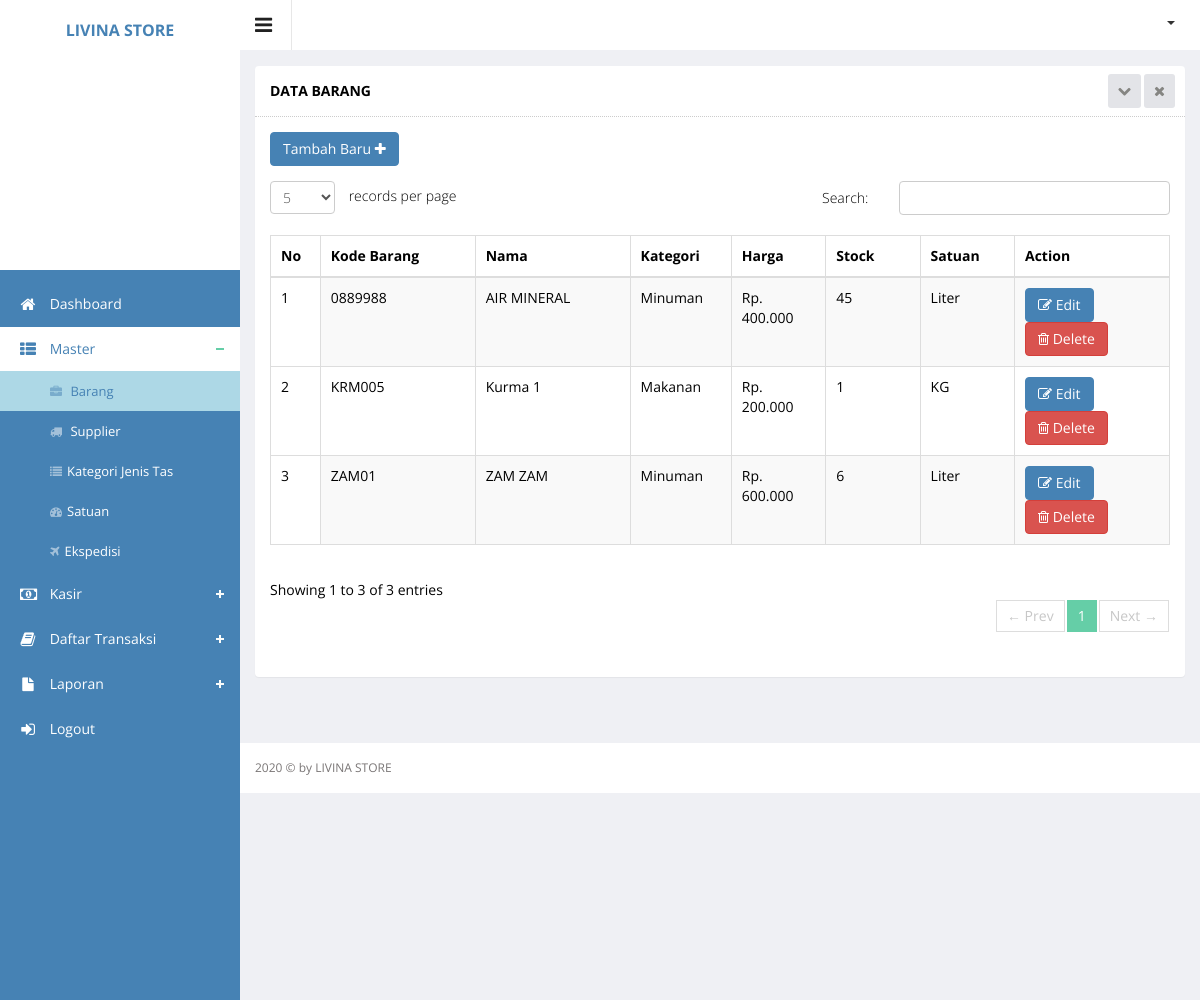
Page /index.php?hal=master/barang/list (signed in) on the earlier database version.
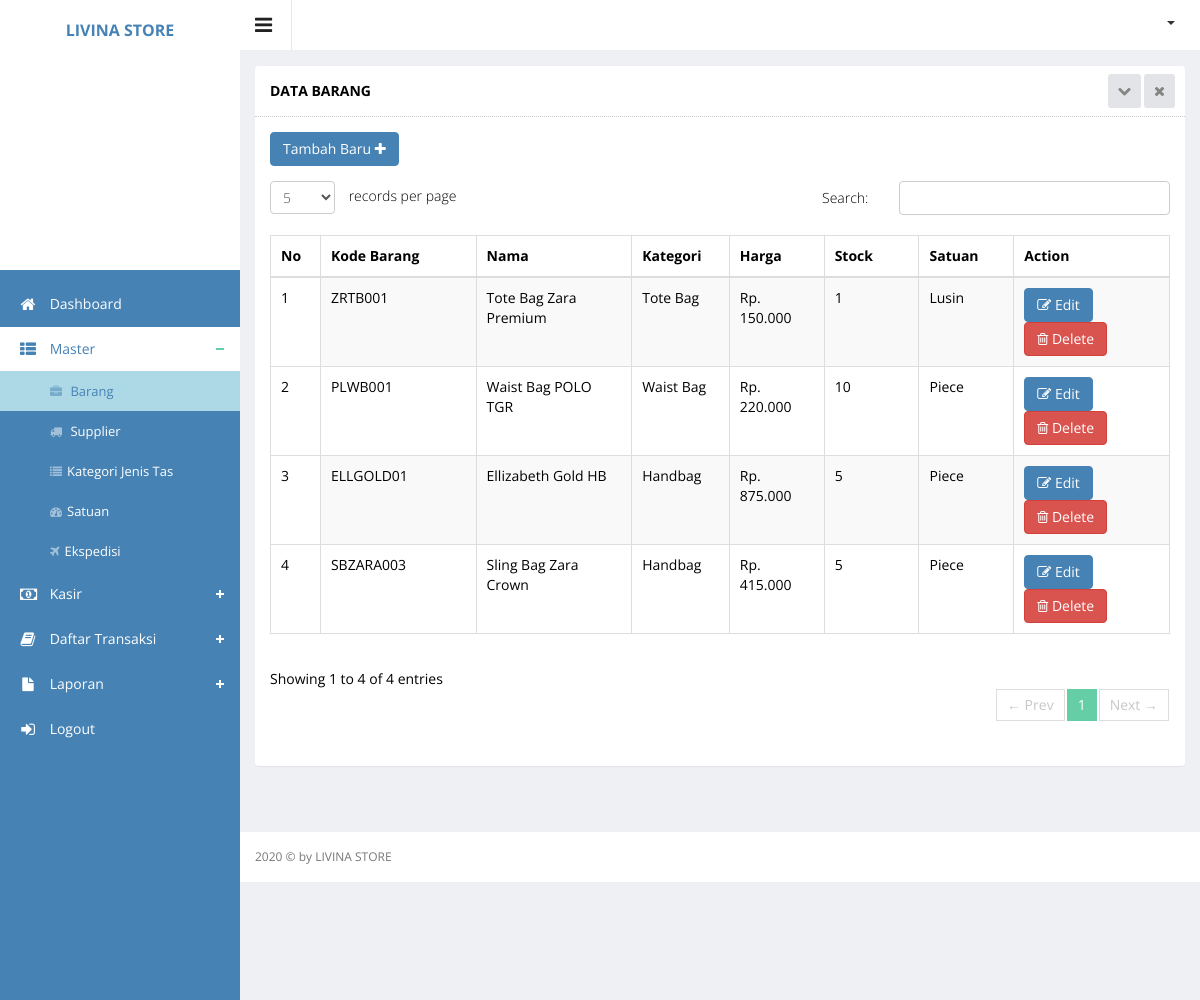
Same page on the later database version.
### tables this page shows
CREATE TABLE `barang` (
  `id` int(11) NOT NULL,
  `kdbrg` varchar(50) NOT NULL,
  `nmbrg` varchar(100) NOT NULL,
  `harga` int(11) NOT NULL,
  `stock` int(11) NOT NULL,
  `tanggal` datetime NOT NULL,
  `category_id` int(11) NOT NULL,
  `id_satuan` int(11) NOT NULL,
  `total_terjual` varchar(50) NOT NULL,
  `id_supplier` int(11) NOT NULL
);

CREATE TABLE `category` (
  `category_id` int(11) NOT NULL,
  `category_name` varchar(250) DEFAULT NULL,
  `category_status` enum('Y','N') DEFAULT NULL
);

CREATE TABLE `satuan` (
  `id_satuan` int(5) NOT NULL,
  `nmsatuan` varchar(50) NOT NULL
);

### function.php (called while the page is built)
<?php
function url($hal){
		$url = explode('/',$hal);
		return $url;
}
?>

### master/barang/list.php (the view, shortened to what this page needs)
<div class="wrapper">
    <div class="row">
        <div class="col-sm-12">
            <section class="panel">
                <header class="panel-heading">
                    Data Barang
                    <span class="tools pull-right">
                        <a href="javascript:;" class="fa fa-chevron-down"></a>
                        <a href="javascript:;" class="fa fa-times"></a>
                     </span>
                </header>
                <div class="panel-body">
                    <div class="adv-table editable-table ">
                        <div class="clearfix">
                            <div class="btn-group">
                                <a href="?hal=master/barang/add">
                                    <button data-toggle="modal" class="btn btn-primary">
                                        Tambah Baru <i class="fa fa-plus"></i>
                                    </button>
                                </a>
                            </div>
                        </div>
                        <table class="table table-striped table-hover table-bordered" id="editable-sample">
                            <thead>
                            <tr>
                                <th width="5%">No</th>
                                <th width="15%">Kode Barang</th>
                                <th width="15%">Nama</th>
                                <th width="10%">Kategori</th>
                                <th width="10%">Harga</th>
                                <th width="10%">Stock</th>
                                <th width="10%">Satuan</th>
                                <th width="15%">Action</th>
                            </tr>
                            </thead>
                            <tbody>
                            <?php
                            $no = 1;
                            $queryProduct = $connect->query("SELECT barang.id, barang.kdbrg, barang.nmbrg, barang.harga, barang.stock, category.category_id, category.category_name, satuan.id_satuan, satuan.nmsatuan
                             FROM barang
                             JOIN category ON barang.category_id = category.category_id
                             JOIN satuan ON barang.id_satuan = satuan.id_satuan
                             ORDER BY id DESC
                             ");
                            while ($rowProduct = mysqli_fetch_array($queryProduct)) {
                                ?>
                                 <tr class="">
                                 	<td><?php echo $no++ ?></td>
                                    <td><?php echo $rowProduct['kdbrg'] ?></td>
                                    <td><?php echo $rowProduct['nmbrg'] ?></td>
                                    <td><?php echo $rowProduct['category_name'] ?></td>
                                    <td>Rp. <?php echo number_format($rowProduct['harga'], 0, ',', '.'); ?></td>
                                    <td><?php echo $rowProduct['stock'] ?></td>
                                    <td><?php echo $rowProduct['nmsatuan'] ?></td>
                                    <td>
                                        <a href="?hal=master/barang/edit&id=<?php echo $rowProduct['id']; ?>">
                                            <button class="btn btn-primary" type="submit"><i class="fa fa-edit"
                                                                                             aria-hidden="true"></i>
                                                Edit
                                            </button>
                                        </a>
                                        <a href="?hal=master/barang/list&hapus=<?php echo $rowProduct['id']; ?>">
                                        <button class="btn btn-danger" type="submit" name="hapus"><i
                                                        class="fa fa-trash-o"></i> Delete
                                            </button>
                                        </a>
                                    </td>
                                </tr>
                            <?php } ?>
                            </tbody>
                        </table>
                    </div>
                </div>
            </section>
        </div>
    </div>
</div>

### index.php (shortened to what this page needs)
<?php
include 'function.php';
if (!empty($_SESSION["username"]) && !empty($_SESSION['password'])) {
    ?>
    <!DOCTYPE html>
    <html lang="en">
    <head>
        <link href="assets/css/css.css" rel="stylesheet">
        <link rel="stylesheet" type="text/css" href="assets/js/bootstrap-datepicker/css/datepicker-custom.css"/>
        <link rel="stylesheet" type="text/css" href="assets/js/bootstrap-timepicker/css/timepicker.css"/>
        <link rel="stylesheet" type="text/css" href="assets/js/bootstrap-colorpicker/css/colorpicker.css"/>
        <link rel="stylesheet" type="text/css" href="assets/js/bootstrap-daterangepicker/daterangepicker-bs3.css"/>
        <link rel="stylesheet" type="text/css" href="assets/js/bootstrap-datetimepicker/css/datetimepicker-custom.css"/>
        <link href="assets/js/iCheck/skins/square/square.css" rel="stylesheet">
        <link href="assets/js/iCheck/skins/square/red.css" rel="stylesheet">
        <link href="assets/js/iCheck/skins/square/blue.css" rel="stylesheet">
        <link href="assets/css/clndr.css" rel="stylesheet">
        <link rel="stylesheet" type="text/css" href="assets/css/bootstrap-fileupload.min.css" />
        <link rel="stylesheet" href="assets/js/morris-chart/morris.css">
        <link href="assets/css/css.css" rel="stylesheet">
        <link href="assets/css/style-responsive.css" rel="stylesheet">
    </head>
    <body class="sticky-header">
    <section>
        <?php include("sidebar.php"); ?>
        <div class="main-content">
            <?php include("header.php"); ?>
            <?php
            if (isset($_GET['hal']) && strlen($_GET['hal']) > 0) {
                $hal = str_replace(".", "/", $_GET['hal']) . ".php";
            } else {
                $hal = "dashboard.php";
            }
            if (file_exists($hal)) {
                include($hal);
            } else {
                include("dashboard.php");
            }
            ?>
            <?php include("footer.php"); ?>
        </div>
    </section>
    </body>
    </html>
    <?php
} else {
    header("Location: login.php");
}
?>

### sidebar.php (shortened to what this page needs)
    <div class="left-side sticky-left-side">
    <div class="logo">
        <a href="index.php"><img src="assets/images/logo.png" alt="">
        <p>LIVINA STORE</p>
        </a>
    </div>
    <div class="left-side-inner">
        <ul class="nav nav-pills nav-stacked custom-nav">
            <?php $data = url($_GET['hal']); ?>
            <li><a href="?hal=dashboard"><i class="fa fa-home"></i> <span>Dashboard</span></a></li>
            <li class="menu-list <?php echo ($data[1] == 'barang' || $data[1] == 'category' || $data[1] == 'satuan' || $data[1] == 'ekspedisi' ) ? 'nav-active' : ''; ?>">
                <a href="#"><i class="fa fa-th-list"></i> <span>Master</span></a>
                <ul class="sub-menu-list">
                    <li <?php echo $data[1] == 'barang' ? 'class=active' : ''; ?>><a href="?hal=master/barang/list"><i
                                    class="fa fa-briefcase"></i> Barang</a></li>
                    <li <?php echo $data[1] == 'supplier' ? 'class=active' : ''; ?>><a href="?hal=master/supplier/list"><i
                                    class="fa fa-truck"></i> Supplier</a></li>
                    <li <?php echo $data[1] == 'category' ? 'class=active' : ''; ?>><a href="?hal=master/category/list"><i
                                    class="fa fa-list"></i>Kategori Jenis Tas</a></li>
                    <li <?php echo $data[1] == 'satuan' ? 'class=active' : ''; ?>><a href="?hal=master/satuan/list"><i
                                    class="fa fa-tachometer"></i>Satuan</a></li>
                    <li <?php echo $data[1] == 'ekspedisi' ? 'class=active' : ''; ?>><a href="?hal=master/ekspedisi/list"> <i
                                    class="fa fa-plane"> </i>Ekspedisi</a></li>
                </ul>
            </li>
            <li class="menu-list <?php echo ($data[1] == 'beli_langsung' || $data[1] == 'via_telepon') ? 'nav-active' : ''; ?>">
                <a href="#"><i class="fa fa-money"></i> <span>Kasir</span></a>
            </li>
             <li class="menu-list <?php echo ($data[1] == 'transaksi_langsung' || $data[1] == 'via_telepon') ? 'nav-active' : ''; ?>">
                <a href="#"><i class="fa fa-book"></i> <span>Daftar Transaksi</span></a>
            </li>
            <li class="menu-list <?php echo ($data[1] == 'laporan_product' || $data[1] == 'laporan_stock' || $data[1] == 'laporan_transaksi') ? 'nav-active' : ''; ?>">
                <a href="#"><i class="fa fa-file"></i> <span>Laporan</span></a>
            </li>
            <li><a href="logout.php"><i class="fa fa-sign-in"></i> <span>Logout</span></a></li>
        </ul>
    </div>
</div>

### header.php (shortened to what this page needs)
<div class="header-section">
    <a class="toggle-btn"><i class="fa fa-bars"></i></a>
    <div class="menu-right">
        <ul class="notification-menu">
            <li>
                <a href="#" class="btn btn-default dropdown-toggle" data-toggle="dropdown">
                    <span class="caret"></span>
                </a>
            </li>
        </ul>
    </div>
</div>

### footer.php
<footer>
    2020 &copy; by LIVINA STORE
</footer>

Differences in the rows shown:
changed barang: kdbrg "0889988" → "ZRTB001"; nmbrg "AIR MINERAL" → "Tote Bag Zara Premium"; category.category_name "Minuman" → "Tote Bag"; harga "400.000" → "150.000"; stock "45" → "1"; id_satuan.nmsatuan "Liter" → "Lusin"
changed barang: kdbrg "KRM005" → "PLWB001"; nmbrg "Kurma 1" → "Waist Bag POLO TGR"; category.category_name "Makanan" → "Waist Bag"; harga "200.000" → "220.000"; stock "1" → "10"; id_satuan.nmsatuan "KG" → "Piece"
changed barang: kdbrg "ZAM01" → "ELLGOLD01"; nmbrg "ZAM ZAM" → "Ellizabeth Gold HB"; category.category_name "Minuman" → "Handbag"; harga "600.000" → "875.000"; stock "6" → "5"; id_satuan.nmsatuan "Liter" → "Piece"
added barang: kdbrg "SBZARA003", nmbrg "Sling Bag Zara Crown", category.category_name "Handbag", harga "415.000", stock "5", id_satuan.nmsatuan "Piece"
Other differences:
text written by a page script: "records per page Search: Showing 1 to 3 of 3 entries ← Prev 1 Next →" → "records per page Search: Showing 1 to 4 of 4 entries ← Prev 1 Next →"
